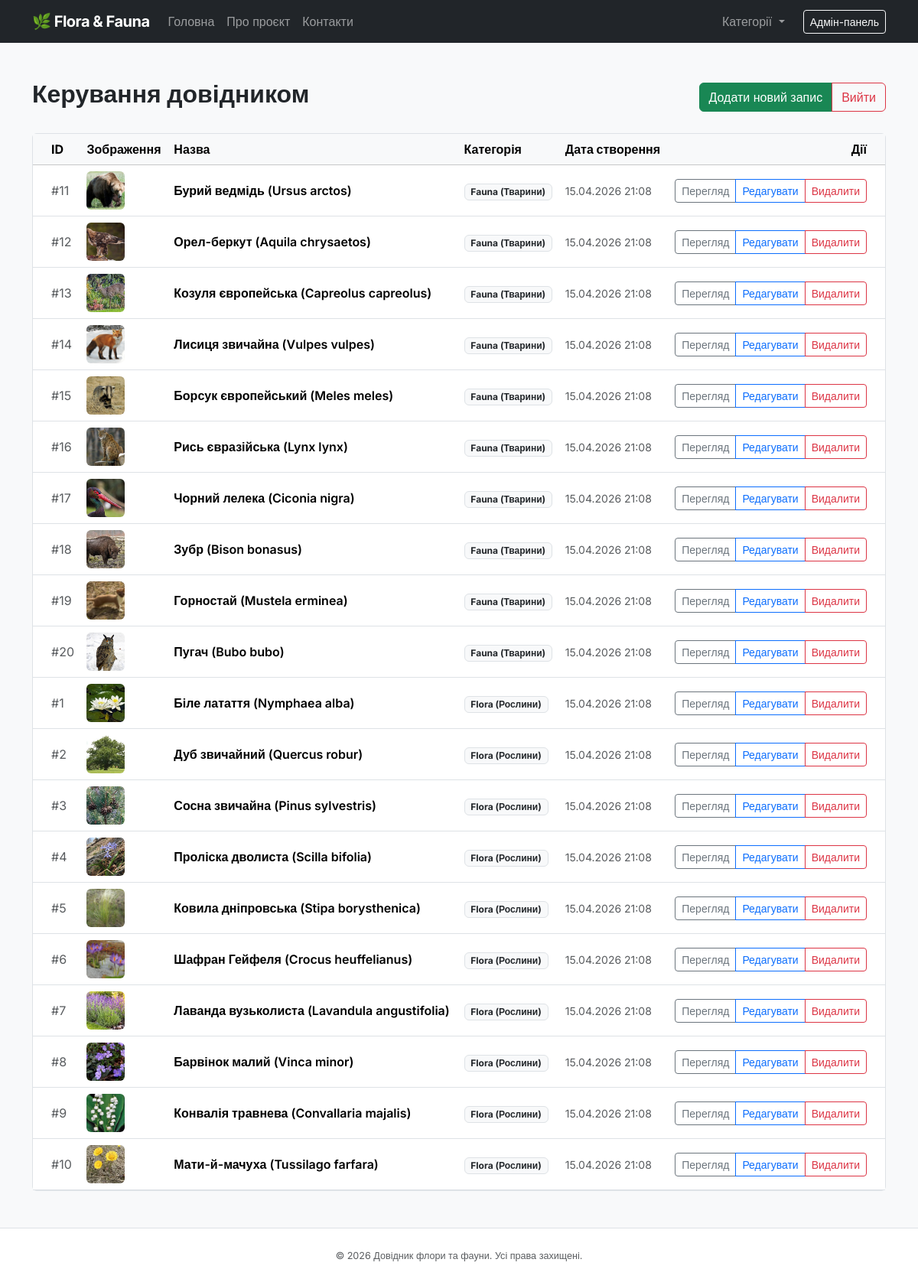
The page /admin/index.php (signed in) on the database its author committed.
### tables this page shows
CREATE TABLE `menu` (
    `id` INT AUTO_INCREMENT PRIMARY KEY,
    `title` VARCHAR(50) NOT NULL,
    `url` VARCHAR(100) NOT NULL DEFAULT '/'
);

CREATE TABLE `entries` (
    `id` INT AUTO_INCREMENT PRIMARY KEY,
    `category_id` INT NOT NULL,
    `title` VARCHAR(255) NOT NULL,
    `content` TEXT NOT NULL,
    `image_path` VARCHAR(255) DEFAULT NULL,
    `created_at` TIMESTAMP DEFAULT CURRENT_TIMESTAMP,
    `updated_at` TIMESTAMP DEFAULT CURRENT_TIMESTAMP ON UPDATE CURRENT_TIMESTAMP,
    CONSTRAINT `fk_entries_category` FOREIGN KEY (`category_id`) REFERENCES `categories`(`id`) ON DELETE CASCADE
);

CREATE TABLE `categories` (
    `id` INT AUTO_INCREMENT PRIMARY KEY,
    `name` VARCHAR(100) NOT NULL UNIQUE
);

### admin/index.php (called while the page is built, shortened)
<?php
require_once __DIR__ . '/../core/init.php';
$entries = get_all_entries($db_connection);
require_once __DIR__ . '/../views/header.view.php';
require_once __DIR__ . '/../views/admin/index.view.php';
require_once __DIR__ . '/../views/footer.view.php';

### core/functions.php (called while the page is built, shortened)
<?php
function get_navigation_menu(PDO $connection): array
{
    $query = "SELECT title, url FROM menu ORDER BY id ASC";
    $statement = $connection->query($query);
    return $statement->fetchAll();
}
function get_all_entries(PDO $connection, ?int $limit = null): array
{
    $query = "SELECT e.*, c.name as category_name
              FROM entries e
              JOIN categories c ON e.category_id = c.id
              ORDER BY e.created_at DESC";
    $statement = $connection->query($query);
    return $statement->fetchAll();
}

### core/init.php (called while the page is built, shortened)
<?php
require_once __DIR__ . '/functions.php';
try {
    $db_connection = get_db_connection();
    $header_menu = get_navigation_menu($db_connection);
} catch (PDOException $e) {
    if (($_ENV['APP_ENV'] ?? 'development') === 'development') {
        die("Помилка підключення до бази даних: " . $e->getMessage());
    }
    error_log("DB Connection Error: " . $e->getMessage());
}

### views/admin/index.view.php (the view, shortened to what this page needs)
<div class="d-flex justify-content-between align-items-center mb-4">
    <h1 class="h2 fw-bold">Керування довідником</h1>
    <div class="btn-group">
        <a href="/admin/add.php" class="btn btn-success">Додати новий запис</a>
        <a href="/admin/logout.php" class="btn btn-outline-danger">Вийти</a>
    </div>
</div>
<div class="card border">
    <div class="card-body p-0">
        <div class="table-responsive">
            <table class="table table-hover align-middle mb-0">
                <thead class="table-light">
                    <tr>
                        <th class="ps-4">ID</th>
                        <th>Зображення</th>
                        <th>Назва</th>
                        <th>Категорія</th>
                        <th>Дата створення</th>
                        <th class="text-end pe-4">Дії</th>
                    </tr>
                </thead>
                <tbody>
                    <?php if (empty($entries)): ?>
                        <tr>
                            <td colspan="6" class="text-center py-5 text-muted">
                                Записів поки немає. Створіть свій перший запис!
                            </td>
                        </tr>
                    <?php else: ?>
                        <?php foreach ($entries as $entry): ?>
                            <tr>
                                <td class="ps-4 text-muted">#<?= $entry['id'] ?></td>
                                <td>
                                    <?php if (!empty($entry['image_path'])): ?>
                                        <img src="/img/<?= htmlspecialchars($entry['image_path']) ?>" alt="" class="rounded" style="width: 50px; height: 50px; object-fit: cover;">
                                    <?php else: ?>
                                        <div class="bg-light rounded d-flex align-items-center justify-content-center" style="width: 50px; height: 50px;">
                                            <small class="text-muted">N/A</small>
                                        </div>
                                    <?php endif; ?>
                                </td>
                                <td class="fw-semibold"><?= htmlspecialchars($entry['title']) ?></td>
                                <td>
                                    <span class="badge bg-light text-dark border"><?= htmlspecialchars($entry['category_name']) ?></span>
                                </td>
                                <td class="text-muted small"><?= date('d.m.Y H:i', strtotime($entry['created_at'])) ?></td>
                                <td class="text-end pe-4">
                                    <div class="btn-group btn-group-sm">
                                        <a href="/item.php?id=<?= $entry['id'] ?>" class="btn btn-outline-secondary" title="Переглянути" target="_blank">
                                            Перегляд
                                        </a>
                                        <a href="/admin/edit.php?id=<?= $entry['id'] ?>" class="btn btn-outline-primary" title="Редагувати">
                                            Редагувати
                                        </a>
                                        <a href="/admin/delete.php?id=<?= $entry['id'] ?>"
                                           class="btn btn-outline-danger"
                                           onclick="return confirm('Ви впевнені, що хочете видалити цей запис?')"
                                           title="Видалити">
                                            Видалити
                                        </a>
                                    </div>
                                </td>
                            </tr>
                        <?php endforeach; ?>
                    <?php endif; ?>
                </tbody>
            </table>
        </div>
    </div>
</div>

### views/header.view.php (shortened to what this page needs)
<!DOCTYPE html>
<html lang="uk">
<head>
    <link href="https://cdn.jsdelivr.net/npm/bootstrap@5.3.3/dist/css/bootstrap.min.css" rel="stylesheet">
    <link rel="stylesheet" href="/css/main.css">
</head>
<body class="bg-light">
    <nav class="navbar navbar-expand-lg navbar-dark bg-dark">
        <div class="container">
            <a class="navbar-brand fw-bold" href="/">🌿 Flora & Fauna</a>
            <div class="collapse navbar-collapse" id="navbarMain">
                <ul class="navbar-nav me-auto mb-2 mb-lg-0">
                    <?php foreach ($header_menu as $menu_item): ?>
                        <li class="nav-item">
                            <a class="nav-link" href="<?= htmlspecialchars($menu_item['url']) ?>">
                                <?= htmlspecialchars($menu_item['title']) ?>
                            </a>
                        </li>
                    <?php endforeach; ?>
                </ul>
                <ul class="navbar-nav ms-auto mb-2 mb-lg-0">
                    <?php if (isset($header_categories)): ?>
                        <li class="nav-item dropdown">
                            <a class="nav-link dropdown-toggle" href="#" id="categoryDropdown" role="button" data-bs-toggle="dropdown" aria-expanded="false">
                                Категорії
                            </a>
                        </li>
                    <?php endif; ?>
                </ul>
                <div class="d-flex ms-lg-3">
                    <?php if (isset($_SESSION['user_id'])): ?>
                        <a href="/admin/index.php" class="btn btn-outline-light btn-sm">Адмін-панель</a>
                    <?php else: ?>
                        <a href="/login.php" class="btn btn-primary btn-sm">Вхід</a>
                    <?php endif; ?>
                </div>
            </div>
        </div>
    </nav>
    <main class="container py-5">

### css/main.css (style rules this page uses)
:root { --primary-color: #2e7d32; --secondary-color: #607d8b; --bg-color: #f8f9fa; --text-color: #212529; }
body { font-family: 'Inter', sans-serif; color: var(--text-color); min-height: 100vh; display: flex; flex-direction: column; }
main { flex: 1; }
.navbar-brand { letter-spacing: -0.5px; }
.card { border: 1px solid rgba(0,0,0,.125); }

### rows shown on the page
menu: title "Головна"
menu: title "Про проєкт"
menu: title "Контакти"
entries: id "11", image_path (picture), title "Бурий ведмідь (Ursus arctos)", category.name "Fauna (Тварини)", created_at "15.04.2026 21:08"
entries: id "12", image_path (picture), title "Орел-беркут (Aquila chrysaetos)", category.name "Fauna (Тварини)", created_at "15.04.2026 21:08"
entries: id "13", image_path (picture), title "Козуля європейська (Capreolus capreolus)", category.name "Fauna (Тварини)", created_at "15.04.2026 21:08"
entries: id "14", image_path (picture), title "Лисиця звичайна (Vulpes vulpes)", category.name "Fauna (Тварини)", created_at "15.04.2026 21:08"
entries: id "15", image_path (picture), title "Борсук європейський (Meles meles)", category.name "Fauna (Тварини)", created_at "15.04.2026 21:08"
entries: id "16", image_path (picture), title "Рись євразійська (Lynx lynx)", category.name "Fauna (Тварини)", created_at "15.04.2026 21:08"
entries: id "17", image_path (picture), title "Чорний лелека (Ciconia nigra)", category.name "Fauna (Тварини)", created_at "15.04.2026 21:08"
entries: id "18", image_path (picture), title "Зубр (Bison bonasus)", category.name "Fauna (Тварини)", created_at "15.04.2026 21:08"
entries: id "19", image_path (picture), title "Горностай (Mustela erminea)", category.name "Fauna (Тварини)", created_at "15.04.2026 21:08"
entries: id "20", image_path (picture), title "Пугач (Bubo bubo)", category.name "Fauna (Тварини)", created_at "15.04.2026 21:08"
entries: id "1", image_path (picture), title "Біле латаття (Nymphaea alba)", category.name "Flora (Рослини)", created_at "15.04.2026 21:08"
entries: id "2", image_path (picture), title "Дуб звичайний (Quercus robur)", category.name "Flora (Рослини)", created_at "15.04.2026 21:08"
entries: id "3", image_path (picture), title "Сосна звичайна (Pinus sylvestris)", category.name "Flora (Рослини)", created_at "15.04.2026 21:08"
entries: id "4", image_path (picture), title "Проліска дволиста (Scilla bifolia)", category.name "Flora (Рослини)", created_at "15.04.2026 21:08"
entries: id "5", image_path (picture), title "Ковила дніпровська (Stipa borysthenica)", category.name "Flora (Рослини)", created_at "15.04.2026 21:08"
entries: id "6", image_path (picture), title "Шафран Гейфеля (Crocus heuffelianus)", category.name "Flora (Рослини)", created_at "15.04.2026 21:08"
entries: id "7", image_path (picture), title "Лаванда вузьколиста (Lavandula angustifolia)", category.name "Flora (Рослини)", created_at "15.04.2026 21:08"
entries: id "8", image_path (picture), title "Барвінок малий (Vinca minor)", category.name "Flora (Рослини)", created_at "15.04.2026 21:08"
entries: id "9", image_path (picture), title "Конвалія травнева (Convallaria majalis)", category.name "Flora (Рослини)", created_at "15.04.2026 21:08"
entries: id "10", image_path (picture), title "Мати-й-мачуха (Tussilago farfara)", category.name "Flora (Рослини)", created_at "15.04.2026 21:08"
